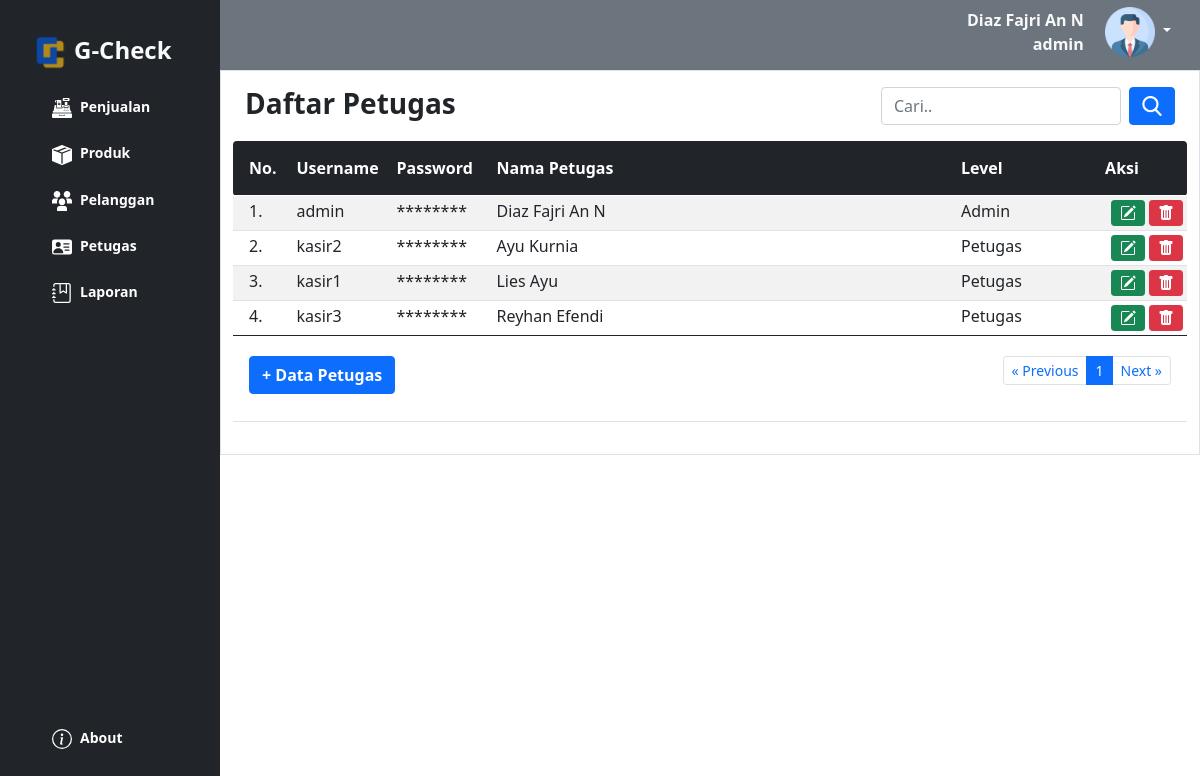
The app's page /petugas/index.php (signed in), older data.
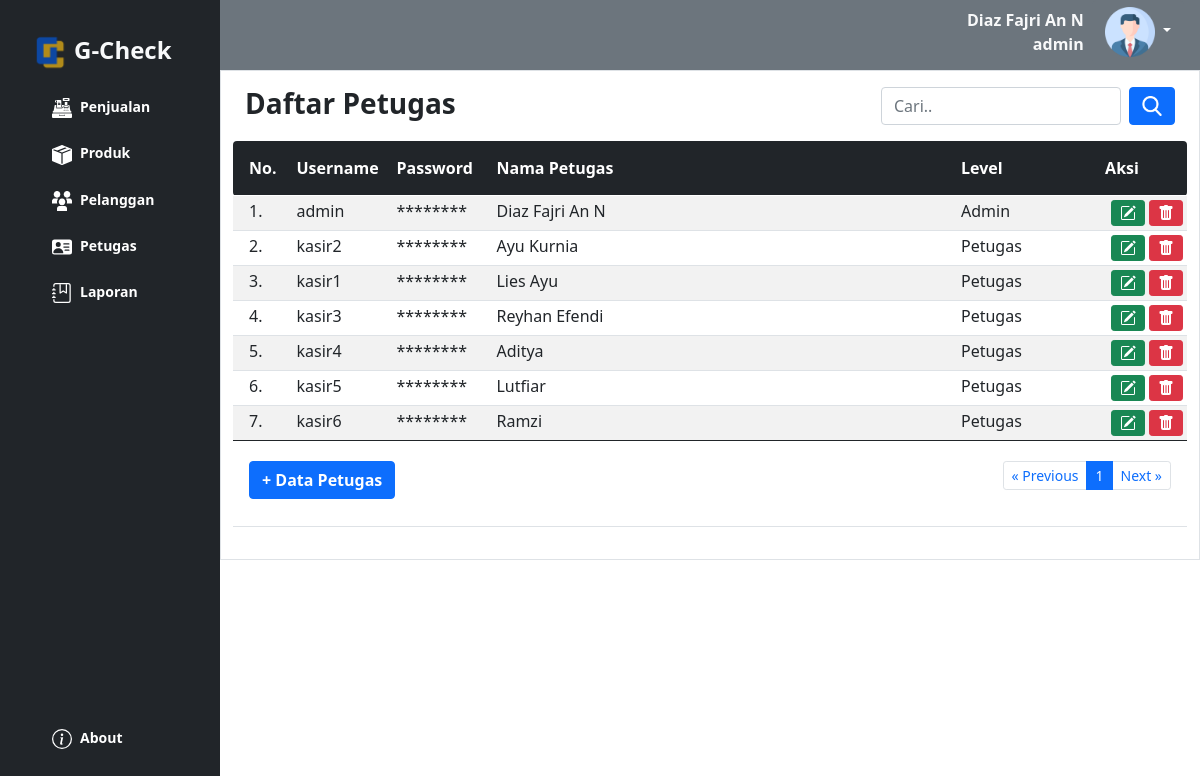
The same page, newer data.
### tables this page shows
CREATE TABLE `petugas` (
  `id_petugas` int(11) NOT NULL,
  `username` varchar(30) DEFAULT NULL,
  `password` varchar(100) DEFAULT NULL,
  `nama_petugas` varchar(35) DEFAULT NULL,
  `level` enum('admin','petugas') DEFAULT NULL
);

### petugas/index.php (the view, shortened to what this page needs)
<?php
if (!isset($_SESSION['username']) && !isset($_SESSION['password'])) {
?>
	<meta http-equiv="refresh" content="0;url=../login.php">
<?php
} else {
?>
	<html>
	<!DOCTYPE html>
	<html lang="en">
	<head>
		<link rel="stylesheet" href="../bootstrap/css/bootstrap.min.css" />
	</head>
	<body>
		<?php
		include "../sidebar.php";
		?>
		<main>
			<?php include "../header.php" ?>
			<div class="container border py-3">
				<div class="container">
					<div class="row">
						<div class="col-sm-8">
							<h3><b>Daftar Petugas</b></h3>
						</div>
						<div class="col-sm-4">
							<form class="d-flex" method="GET" action="">
								<input class="form-control me-2" type="text" placeholder="Cari.." name="np">
								<button class="btn btn-primary" type="submit"><img src="../icon/sear.png" width="20"></button>
							</form>
						</div>
					</div>
				</div>
				<table class="table table-hover table-striped table-sm">
					<thead class="bg-dark text-white">
						<tr>
							<th class="p-3 rounded-start" width="55px">No.</th>
							<th class="py-3" width="100px">Username</th>
							<th class="py-3" width="100px">Password</th>
							<th class="py-3">Nama Petugas</th>
							<th class="py-3" width="100px">Level</th>
							<th class="py-3 text-center rounded-end" width="130px">Aksi</th>
						</tr>
					</thead>
					<tbody>
						<?php
						include "../config.php";
						$batas = 10;
						$halaman = isset($_GET['halaman']) ? (int)$_GET['halaman'] : 1;
						$halaman_awal = ($halaman > 1) ? ($halaman * $batas) - $batas : 0;
						$previous = $halaman - 1;
						$next = $halaman + 1;
						if (isset($_GET['np'])) {
							$np = $_GET['np'];
							$sqldata = "select * from petugas where nama_petugas like '%$np%'";
						} else {
							$sqldata = "select * from petugas";
						}
						$resdata = mysqli_query($koneksi, $sqldata);
						$jumlah_data = mysqli_num_rows($resdata);
						$total_halaman = ceil($jumlah_data / $batas);
						if (isset($_GET['np'])) {
							$np = $_GET['np'];
							$sql = "select * from petugas where nama_petugas like '%$np%' limit $halaman_awal, $batas";
						} else {
							$sql = "select * from petugas limit $halaman_awal, $batas";
						}
						$result = mysqli_query($koneksi, $sql);
						$no = $halaman_awal + 1;
						while ($data = mysqli_fetch_array($result)) {
						?>
							<tr>
								<td class="px-3"><?= $no ?>.</td>
								<td><?= $data['username'] ?></td>
								<td>********</td>
								<td><?= $data['nama_petugas'] ?></td>
								<td class="text-capitalize"><?= $data['level'] ?></td>
								<td align="right">
									<a href="" class="btn btn-success btn-sm" data-bs-toggle="modal" data-bs-target="#modaledit<?= $data['id_petugas'] ?>"><img src="../icon/pencil.svg"></a>
									<a class="btn btn-danger btn-sm" href="delete.php?id=<?= $data['id_petugas'] ?>" onclick="return confirm('Apakah Anda Yakin data Petugas <?= $data['nama_petugas'] ?> akan dihapus ?')" class="hapus"><img src="../icon/trash.svg"></a>
								</td>
							</tr>
						<?php
							$no++;
						}
						?>
					</tbody>
					<tfoot>
						<tr>
							<td colspan="6" class="text-center">
								<div class="container">
									<div class="row">
										<div class="col-4 text-start py-3">
											<button type="button" class="btn btn-primary" data-bs-toggle="modal" data-bs-target="#myModal"><b>+ Data Petugas</b></button>
										</div>
										<div class="col-8 text-end py-3">
											<ul class="pagination justify-content-end pagination-sm">
												<li class="page-item"><a class="page-link" <?php if ($halaman > 1) {
																								echo "href='?halaman=$previous'";
																							} ?>>&laquo; Previous</a></li>
												<?php
												for ($x = 1; $x <= $total_halaman; $x++) {
													if ($x == $halaman) {
												?>
														<li class="page-item active"><a class="page-link" href="?halaman=<?php echo $x ?>"><?php echo $x; ?></a></li>
													<?php
													} else {
													?>
														<li class="page-item"><a class="page-link" href="?halaman=<?php echo $x ?>"><?php echo $x; ?></a></li>
												<?php
													}
												}
												?>
												<li class="page-item"><a class="page-link" <?php if ($halaman < $total_halaman) {
																								echo "href='?halaman=$next'";
																							} ?>>Next &raquo;</a></li>
											</ul>
										</div>
									</div>
								</div>
							</td>
						</tr>
					</tfoot>
				</table>
			</div>
		</main>
	</body>
	</html>
<?php } ?>

Row changes from the older to the newer data that the page shows:
added petugas: username "kasir4", nama_petugas "Aditya", level "Petugas"
added petugas: username "kasir5", nama_petugas "Lutfiar", level "Petugas"
added petugas: username "kasir6", nama_petugas "Ramzi", level "Petugas"
